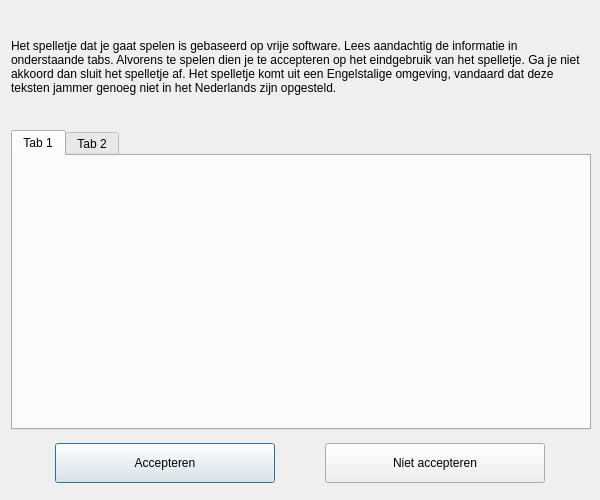
<?xml version="1.0" encoding="UTF-8"?>
<ui version="4.0">
 <class>AboutWindow</class>
 <widget class="QDialog" name="AboutWindow">
  <property name="geometry">
   <rect>
    <x>0</x>
    <y>0</y>
    <width>600</width>
    <height>500</height>
   </rect>
  </property>
  <property name="minimumSize">
   <size>
    <width>600</width>
    <height>500</height>
   </size>
  </property>
  <property name="maximumSize">
   <size>
    <width>600</width>
    <height>500</height>
   </size>
  </property>
  <property name="windowTitle">
   <string>Dialog</string>
  </property>
  <widget class="QWidget" name="verticalLayoutWidget">
   <property name="geometry">
    <rect>
     <x>10</x>
     <y>10</y>
     <width>582</width>
     <height>481</height>
    </rect>
   </property>
   <layout class="QGridLayout" name="gridLayout_2">
    <item row="1" column="0">
     <widget class="QTabWidget" name="tabWidget">
      <property name="minimumSize">
       <size>
        <width>580</width>
        <height>300</height>
       </size>
      </property>
      <property name="maximumSize">
       <size>
        <width>580</width>
        <height>300</height>
       </size>
      </property>
      <widget class="QWidget" name="tab_5">
       <attribute name="title">
        <string>Tab 1</string>
       </attribute>
      </widget>
      <widget class="QWidget" name="tab_6">
       <attribute name="title">
        <string>Tab 2</string>
       </attribute>
      </widget>
     </widget>
    </item>
    <item row="2" column="0">
     <layout class="QGridLayout" name="gridLayout">
      <item row="0" column="0">
       <widget class="QPushButton" name="pushButtonAccept">
        <property name="minimumSize">
         <size>
          <width>220</width>
          <height>40</height>
         </size>
        </property>
        <property name="maximumSize">
         <size>
          <width>220</width>
          <height>40</height>
         </size>
        </property>
        <property name="text">
         <string>Accepteren</string>
        </property>
       </widget>
      </item>
      <item row="0" column="1">
       <widget class="QPushButton" name="pushButtonReject">
        <property name="minimumSize">
         <size>
          <width>220</width>
          <height>40</height>
         </size>
        </property>
        <property name="maximumSize">
         <size>
          <width>220</width>
          <height>40</height>
         </size>
        </property>
        <property name="text">
         <string>Niet accepteren</string>
        </property>
       </widget>
      </item>
     </layout>
    </item>
    <item row="0" column="0">
     <widget class="QLabel" name="message">
      <property name="minimumSize">
       <size>
        <width>580</width>
        <height>100</height>
       </size>
      </property>
      <property name="maximumSize">
       <size>
        <width>580</width>
        <height>100</height>
       </size>
      </property>
      <property name="text">
       <string>Het spelletje dat je gaat spelen is gebaseerd op vrije software. Lees aandachtig de informatie in onderstaande tabs. Alvorens te spelen dien je te accepteren op het eindgebruik van het spelletje. Ga je niet akkoord dan sluit het spelletje af. Het spelletje komt uit een Engelstalige omgeving, vandaard dat deze teksten jammer genoeg niet in het Nederlands zijn opgesteld.</string>
      </property>
      <property name="wordWrap">
       <bool>true</bool>
      </property>
     </widget>
    </item>
   </layout>
  </widget>
 </widget>
 <resources/>
 <connections/>
</ui>
